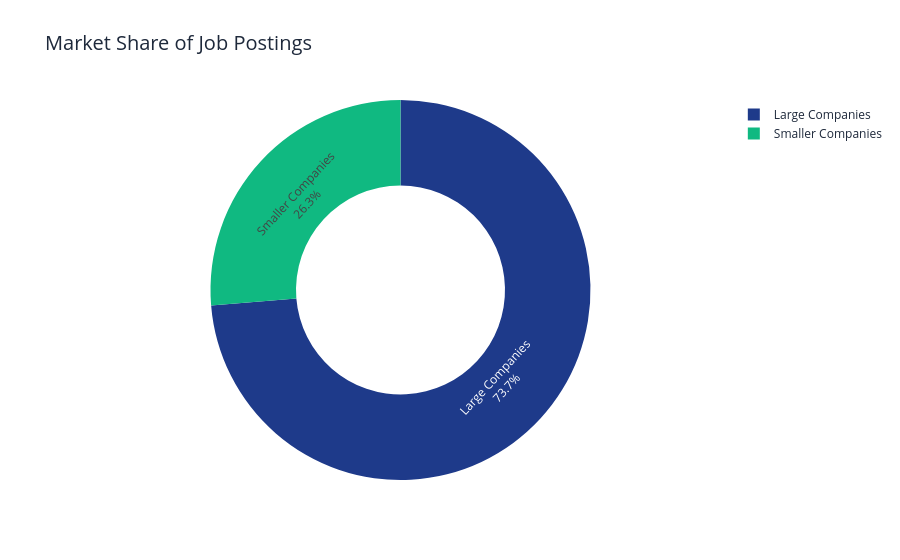

The cell this chart's notebook holds for it:
### Markdown cell above
#### Chart 12: Market Share of Jobs by Company Size

### Code cell
company_jobs = (
    df.groupby("companyName")
      .agg(
          JobPostings=("companyName", "count"),
          Reviews=("ReviewsCount", "mean")
      )
      .reset_index()
)

company_jobs["Company Size"] = np.where(
    company_jobs["Reviews"] >= company_jobs["Reviews"].median(),
    "Large Companies",
    "Smaller Companies"
)

market_share = (
    company_jobs.groupby("Company Size")["JobPostings"]
    .sum()
    .reset_index()
)

fig = px.pie(
    market_share,
    names="Company Size",
    values="JobPostings",
    hole=0.55,
    color="Company Size",
    color_discrete_map={
        "Large Companies": PRIMARY_BLUE,
        "Smaller Companies": SUCCESS_GREEN
    },
    title="Market Share of Job Postings"
)

fig.update_traces(
    textposition="inside",
    textinfo="percent+label"
)

fig.update_layout(
    paper_bgcolor="white",
    font=dict(color=TEXT_DARK),
    title_font_size=20
)

fig.show()

### Figure 1 — Plotly figure (JSON) as saved in the notebook; plotly's stock layout.template omitted (floating-point values rounded to 4 significant figures)
{"data": [{"customdata": [["Large Companies"], ["Smaller Companies"]], "domain": {"x": [0, 1], "y": [0, 1]}, "hole": 0.55, "hovertemplate": "Company Size=%{customdata[0]}<br>JobPostings=%{value}<extra></extra>", "labels": ["Large Companies", "Smaller Companies"], "legendgroup": "", "marker": {"colors": ["#1E3A8A", "#10B981"]}, "name": "", "showlegend": true, "textinfo": "percent+label", "textposition": "inside", "type": "pie", "values": [72178, 25751]}], "layout": {"font": {"color": "#1E293B"}, "legend": {"tracegroupgap": 0}, "paper_bgcolor": "white", "title": {"font": {"size": 20}, "text": "Market Share of Job Postings"}}}
